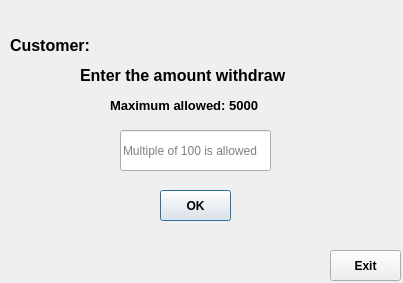
<?xml version="1.0" encoding="UTF-8"?>
<ui version="4.0">
 <class>digWithdraw</class>
 <widget class="QDialog" name="digWithdraw">
  <property name="geometry">
   <rect>
    <x>0</x>
    <y>0</y>
    <width>403</width>
    <height>283</height>
   </rect>
  </property>
  <property name="windowTitle">
   <string>Withdraw Panel</string>
  </property>
  <widget class="QLabel" name="lblBalance_2">
   <property name="geometry">
    <rect>
     <x>80</x>
     <y>60</y>
     <width>241</width>
     <height>31</height>
    </rect>
   </property>
   <property name="font">
    <font>
     <pointsize>12</pointsize>
     <weight>75</weight>
     <bold>true</bold>
    </font>
   </property>
   <property name="text">
    <string>Enter the amount withdraw </string>
   </property>
  </widget>
  <widget class="QPushButton" name="btnOK">
   <property name="geometry">
    <rect>
     <x>160</x>
     <y>190</y>
     <width>71</width>
     <height>31</height>
    </rect>
   </property>
   <property name="font">
    <font>
     <pointsize>9</pointsize>
     <weight>75</weight>
     <bold>true</bold>
    </font>
   </property>
   <property name="text">
    <string>OK</string>
   </property>
  </widget>
  <widget class="QLabel" name="lblCustomerName_3">
   <property name="geometry">
    <rect>
     <x>10</x>
     <y>30</y>
     <width>91</width>
     <height>31</height>
    </rect>
   </property>
   <property name="font">
    <font>
     <pointsize>12</pointsize>
     <weight>75</weight>
     <bold>true</bold>
    </font>
   </property>
   <property name="text">
    <string>Customer: </string>
   </property>
  </widget>
  <widget class="QLineEdit" name="txtamount">
   <property name="geometry">
    <rect>
     <x>120</x>
     <y>130</y>
     <width>151</width>
     <height>41</height>
    </rect>
   </property>
   <property name="echoMode">
    <enum>QLineEdit::Normal</enum>
   </property>
   <property name="placeholderText">
    <string>Multiple of 100 is allowed</string>
   </property>
  </widget>
  <widget class="QLabel" name="lblCustomerName">
   <property name="geometry">
    <rect>
     <x>100</x>
     <y>30</y>
     <width>291</width>
     <height>31</height>
    </rect>
   </property>
   <property name="font">
    <font>
     <pointsize>12</pointsize>
     <weight>75</weight>
     <bold>true</bold>
    </font>
   </property>
   <property name="text">
    <string/>
   </property>
  </widget>
  <widget class="QLabel" name="lblError">
   <property name="geometry">
    <rect>
     <x>20</x>
     <y>240</y>
     <width>261</width>
     <height>31</height>
    </rect>
   </property>
   <property name="font">
    <font>
     <pointsize>10</pointsize>
     <weight>50</weight>
     <bold>false</bold>
    </font>
   </property>
   <property name="text">
    <string/>
   </property>
  </widget>
  <widget class="QLabel" name="lblBalance_3">
   <property name="geometry">
    <rect>
     <x>110</x>
     <y>90</y>
     <width>161</width>
     <height>31</height>
    </rect>
   </property>
   <property name="font">
    <font>
     <pointsize>10</pointsize>
     <weight>75</weight>
     <bold>true</bold>
    </font>
   </property>
   <property name="text">
    <string>Maximum allowed: 5000</string>
   </property>
  </widget>
  <widget class="QPushButton" name="btnExit">
   <property name="geometry">
    <rect>
     <x>330</x>
     <y>250</y>
     <width>71</width>
     <height>31</height>
    </rect>
   </property>
   <property name="font">
    <font>
     <pointsize>9</pointsize>
     <weight>75</weight>
     <bold>true</bold>
    </font>
   </property>
   <property name="text">
    <string>Exit</string>
   </property>
  </widget>
 </widget>
 <resources/>
 <connections/>
</ui>
